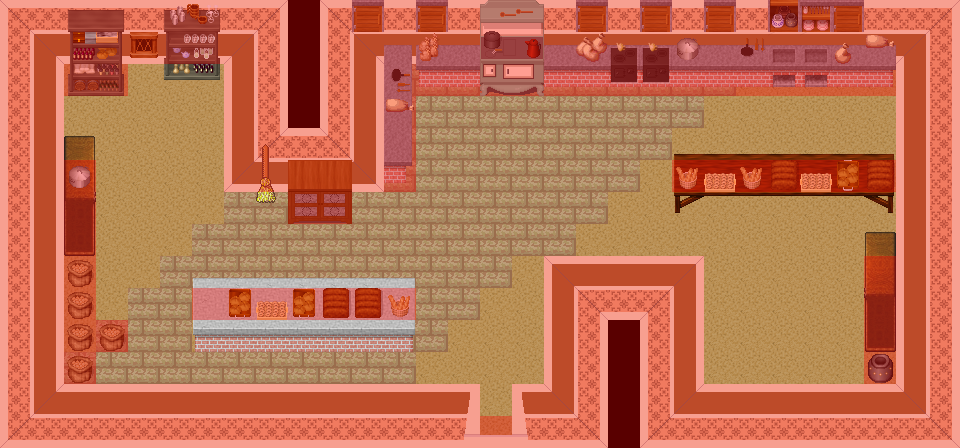

Rendered tile map (Tiled .tmx) drawn with the repository's tilesets; below, a short description and the map source with its tile grids summarised:
An orthogonal 30x14 tile map with 32x32 px tiles, 7 tile layers (0_floor, 1_terrain, 2_object, 3_roof, ...), 19 tilesets.

<map version="1.0" tiledversion="1.0.3" orientation="orthogonal" renderorder="right-down" width="30" height="14" tilewidth="32" tileheight="32" nextobjectid="1">
 <tileset firstgid="1" name="collision" tilewidth="32" tileheight="32" tilecount="1" columns="1">
  <image source="../../tileset/logic/collision.png" width="32" height="32" />
 </tileset>
 <tileset firstgid="2" name="wallpapers" tilewidth="32" tileheight="32" tilecount="25" columns="5">
  <image source="../../tileset/building/wall/wallpapers.png" width="160" height="160" />
 </tileset>
 <tileset firstgid="27" name="white_trim" tilewidth="32" tileheight="32" tilecount="50" columns="10">
  <image source="../../tileset/building/wall/white_trim.png" width="320" height="160" />
 </tileset>
 <tileset firstgid="77" name="window_centered" tilewidth="32" tileheight="32" tilecount="1" columns="1">
  <image source="../../tileset/building/window/window_centered.png" width="32" height="32" />
 </tileset>
 <tileset firstgid="78" name="floors_3" tilewidth="32" tileheight="32" tilecount="12" columns="6">
  <image source="../../tileset/ground/indoor/floors_3.png" width="192" height="64" />
 </tileset>
 <tileset firstgid="90" name="brush" tilewidth="32" tileheight="32" tilecount="3" columns="1">
  <image source="../../tileset/item/brush.png" width="32" height="96" />
 </tileset>
 <tileset firstgid="93" name="pot_grey" tilewidth="32" tileheight="32" tilecount="1" columns="1">
  <image source="../../tileset/item/pot/pot_grey.png" width="32" height="32" />
 </tileset>
 <tileset firstgid="94" name="stove" tilewidth="32" tileheight="32" tilecount="6" columns="2">
  <image source="../../tileset/furniture/kitchen/stove.png" width="64" height="96" />
 </tileset>
 <tileset firstgid="100" name="pie_safe" tilewidth="32" tileheight="32" tilecount="4" columns="2">
  <image source="../../tileset/furniture/kitchen/pie_safe.png" width="64" height="64" />
 </tileset>
 <tileset firstgid="104" name="cabinets" tilewidth="32" tileheight="32" tilecount="44" columns="4">
  <image source="../../tileset/furniture/kitchen/cabinets.png" width="128" height="352" />
 </tileset>
 <tileset firstgid="148" name="concrete_table" tilewidth="32" tileheight="32" tilecount="9" columns="3">
  <image source="../../tileset/furniture/table/concrete_table.png" width="96" height="96" />
 </tileset>
 <tileset firstgid="157" name="wooden_trestle" tilewidth="32" tileheight="32" tilecount="9" columns="3">
  <image source="../../tileset/furniture/table/wooden_trestle.png" width="96" height="96" />
 </tileset>
 <tileset firstgid="166" name="item_shelf" tilewidth="32" tileheight="32" tilecount="6" columns="2">
  <image source="../../tileset/furniture/shelve/item_shelf.png" width="64" height="96" />
 </tileset>
 <tileset firstgid="172" name="shelf_3" tilewidth="32" tileheight="32" tilecount="10" columns="2">
  <image source="../../tileset/furniture/shelve/shelf_3.png" width="64" height="160" />
 </tileset>
 <tileset firstgid="182" name="wardrobe_lateral" tilewidth="32" tileheight="32" tilecount="8" columns="2">
  <image source="../../tileset/furniture/shelve/wardrobe_lateral.png" width="64" height="128" />
 </tileset>
 <tileset firstgid="190" name="bread" tilewidth="32" tileheight="32" tilecount="4" columns="4">
  <image source="../../tileset/item/food/bread.png" width="128" height="32" />
 </tileset>
 <tileset firstgid="194" name="food_preparation" tilewidth="32" tileheight="32" tilecount="16" columns="4">
  <image source="../../tileset/item/household/food_preparation.png" width="128" height="128" />
 </tileset>
 <tileset firstgid="210" name="food_preparation_2" tilewidth="32" tileheight="32" tilecount="4" columns="2">
  <image source="../../tileset/item/household/food_preparation_2.png" width="64" height="64" />
 </tileset>
 <tileset firstgid="214" name="carpets_2" tilewidth="32" tileheight="32" tilecount="12" columns="4">
  <image source="../../tileset/furniture/carpet/carpets_2.png" width="128" height="96" />
 </tileset>
 <layer name="0_floor" width="30" height="14">
  <data>[420 cells, 420 non-empty, 5 distinct tile ids]</data>
 </layer>
 <layer name="1_terrain" width="30" height="14">
  <data>[420 cells, 224 non-empty, 32 distinct tile ids]</data>
 </layer>
 <layer name="2_object" width="30" height="14">
  <data>[420 cells, 88 non-empty, 58 distinct tile ids]</data>
 </layer>
 <layer name="3_roof" width="30" height="14">
  <data>[420 cells, 26 non-empty, 16 distinct tile ids]</data>
 </layer>
 <layer name="objects" width="30" height="14">
  <data>[420 cells, 0 non-empty, 0 distinct tile ids]</data>
 </layer>
 <layer name="collision" width="30" height="14" opacity="0.35">
  <data>[420 cells, 248 non-empty, 1 distinct tile ids]</data>
 </layer>
 <layer name="protection" width="30" height="14">
  <data>[420 cells, 0 non-empty, 0 distinct tile ids]</data>
 </layer>
</map>
